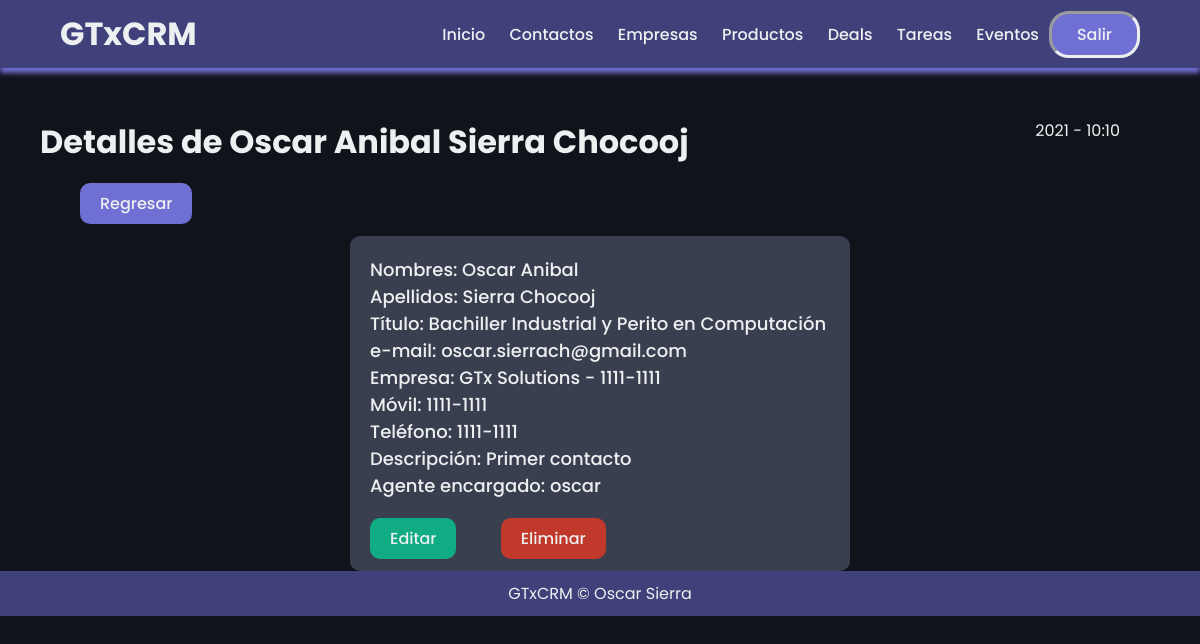
The page /contactos/1/ (signed in) on the database its author committed.
### mainapp/models.py (models this page shows, shortened)
class Lead(models.Model):
    nombres = models.CharField(max_length=45)
    apellidos = models.CharField(max_length=45)
    titulo = models.CharField(max_length=45)
    email = models.CharField(max_length=45)
    empresa = models.ForeignKey("Empresa", on_delete=models.CASCADE)
    movil = models.CharField(max_length=20)
    telefono = models.CharField(max_length=45)
    descripcion = models.CharField(max_length=200)
    agente = models.ForeignKey("Agent", on_delete=models.CASCADE)

class Empresa(models.Model):
    nombre = models.CharField(max_length=45)
    telefono = models.CharField(max_length=45)
    website = models.CharField(max_length=45)
    descripcion = models.CharField(max_length=200)
    calleFacturacion = models.CharField(max_length=45)
    ciudadFacturacion = models.CharField(max_length=45)
    estadoFacturacion = models.CharField(max_length=45)
    paisFacturacion = models.CharField(max_length=45)
    codigoFacturacion = models.CharField(max_length=45)
    agente = models.ForeignKey("Agent", on_delete=models.CASCADE)
    def __str__(self):
        return f'{self.nombre} - {self.telefono}'

class Agent(models.Model):
    user = models.OneToOneField(User, on_delete=models.CASCADE)
    organizacion = models.ForeignKey(userProfile, on_delete=models.CASCADE)
    def __str__(self):
        return self.user.username

class User(AbstractUser):
    es_organizador = models.BooleanField(default=True)
    es_agente = models.BooleanField(default=False)

### mainapp/views.py (the view)
# urls.py: path('contactos/<int:pk>/', leadDetailView.as_view(), name="lead_detail"),
class leadDetailView(LoginRequiredMixin, DetailView):
    template_name="leads/lead_detail.html"
    queryset = Lead.objects.all()
    context_object_name = "contacto"

### mainapp/templates/leads/lead_detail.html (shortened to what this page needs)
{% extends 'layouts/layouts.html'%}
{% block content %}
<div class="start">
    <div class="initial">
        <h1>Detalles de {{ contacto.nombres }} {{ contacto.apellidos }}</h1>
            <div id="time">
                {% now "Y - h:m"%}
            </div>
        </div>
    </div>
<br/>
<div class="divbtn" style="margin-left: 40px;">
    <a class="backbtn" href="{% url 'lead_list' %}"><button>Regresar</button></a>
</div>
<div class="content">
    <div class="box">
        <p>Nombres: {{ contacto.nombres }}
        <br/>
        Apellidos: {{ contacto.apellidos }}
        <br/>
        Título: {{ contacto.titulo }}
        <br/>
        e-mail: {{ contacto.email }}
        <br/>
        Empresa: {{ contacto.empresa }}
        <br/>
        Móvil: {{ contacto.movil }}
        <br/>
        Teléfono: {{ contacto.telefono }}
        <br/>
        Descripción: {{ contacto.descripcion }}
        <br/>
        Agente encargado: {{ contacto.agente }}
        <br/><br/></p>
        <a class="submitbtn" href="{% url 'lead_update' contacto.pk %}"><button>Editar</button></a>
        <a class="delbtn" href="{% url 'lead_delete' contacto.pk %}"><button>Eliminar</button></a>
    </div>
</div>
{% endblock %}

### mainapp/static/css/styles.css (style rules this page uses)
* { margin: 0; padding: 0; font-family: "Poppins", sans-serif; color: #edf0f1; text-decoration: none; }
body { box-sizing: border-box; background-color: #11131b; }
li, a, button { font-weight: 500; font-size: 16px; text-decoration: none; border: none; background-color: transparent; }
.start { width: 90%; margin-top: 50px; margin-left: 40px; margin-right: 40px; }
.content { align-items: center; width: 45%; margin: auto; }
.box { border-radius: 10px; background-color: #3a3f50; margin-left: 20px; margin-right: 20px; padding: 20px; margin-top: 20px; }
.box p { font-weight: 500; font-size: 18px; }
.initial { display: flex; justify-content: space-between; }
.backbtn { margin-left: 40px; margin-top: 40px; margin-bottom: 40px; padding: 9px 20px; background-color: #706fd3; border-radius: 10px; cursor: pointer; transition: all 0.3s ease 0s; }
.delbtn { margin-top: 40px; margin-left: 40px; margin-bottom: 40px; padding: 9px 20px; background-color: #c0392b; border-radius: 10px; cursor: pointer; transition: all 0.3s ease 0s; }
.submitbtn { margin-top: 20px; padding: 9px 20px; background-color: #10ac84; border-radius: 10px; cursor: pointer; transition: all 0.3s ease 0s; }

### rows shown on the page
Lead: nombres "Oscar Anibal", apellidos "Sierra Chocooj", titulo "Bachiller Industrial y Perito en Computación", email "oscar.sierrach@gmail.com", empresa "GTx Solutions - 1111-1111", movil "1111-1111", telefono "1111-1111", descripcion "Primer contacto", agente "oscar"
